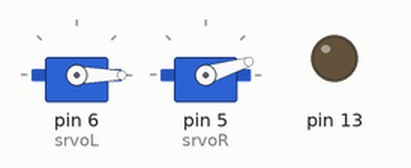
Simulated run of this sketch. Board: Arduino Uno, built with avr-gcc and run on an emulated ATmega328P. Parts: 2 × servo, output pins drawn as LEDs (lit = HIGH).

Above: at 0.05 s.
At 3.0 s:
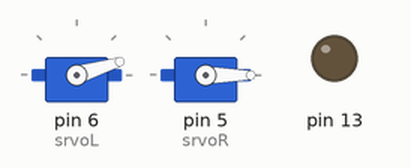
At 5.3 s:
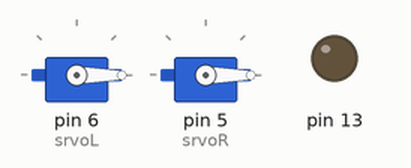
Timing chart, 0 to 6.9 s (numbered marks = the images above):
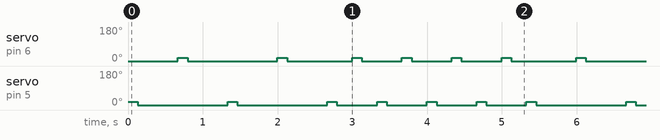

Measured:
- by itself, servo on pin 5 (srvoR): repeats every 5.3 s: 17° 0.13 s, 0° 1.2 s, 4 × (17° 0.13 s, 0° 0.54 s), 17° 0.13 s, 0° 1.2 s
- by itself, servo on pin 6 (srvoL): repeats every 5.3 s: 0° 1.2 s, 17° 0.13 s, 0° 0.87 s, 3 × (17° 0.13 s, 0° 0.54 s), 17° 0.13 s, 0° 0.87 s, 17° 0.13 s

The sketch:

drum-servo.ino
```cpp
#include <Servo.h>
Servo servoL;
Servo servoR;

int srvoR = 5;
int srvoL = 6;
int LED = 13;

//musical things
int bpm = 90; //beats per minute
int timeSig = 4; //(beats per measure)
int Tbeat = 60000 / bpm; //time per beat in milliseconds is one minute divided by beats per minute
int beat = 1; //start the fist measure with the first beat
int measure = 1; //start with the first measure
//servo control
int travel = 17; //in degrees, how far does the servo need to turn
int Tservo = 130; //time allowed for servo to reach position before further instruction in milliseconds

void setup() {
  pinMode(5, OUTPUT);
  pinMode(6, OUTPUT);
  pinMode(13, OUTPUT);
  //setup the servos at set at zero
  servoL.attach(srvoL);
  servoR.attach(srvoR);
  servoL.write(0);
  servoR.write(0);
}

void beatTEST() {
  servoR.write(travel);
  servoL.write(travel);
  delay(60000 / bpm);
  servoR.write(0);
  servoL.write(0);
  delay(60000 / bpm);
}

void quarterBeatL() {
  servoL.write(travel);
  delay(Tservo);
  servoL.write(0);
  delay((60000 / bpm) - Tservo);
}

void quarterBeatR() {
  servoR.write(travel);
  delay(Tservo);
  servoR.write(0);
  delay((60000 / bpm) - Tservo);
}

void eighthBeatL() {
  servoL.write(travel);
  delay(Tservo);
  servoL.write(0);
  delay((30000 / bpm) - Tservo);
}

void eighthBeatR() {
  servoR.write(travel);
  delay(Tservo);
  servoR.write(0);
  delay((30000 / bpm) - Tservo);
}

void loop() {
  if (measure == 1) {
    quarterBeatR();
    quarterBeatL();
    quarterBeatR();
    quarterBeatL();
    measure = 2;
  }
  if (measure == 2) {
    eighthBeatR();
    eighthBeatL();
    eighthBeatR();
    eighthBeatL();
    eighthBeatR();
    eighthBeatL();
    eighthBeatR();
    eighthBeatL();
    measure = 1;
  }
}
```
